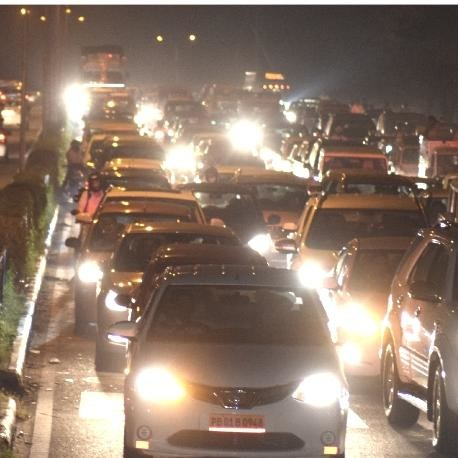
#> input picture Realtime_Traffic_System-master/night_traffic.jpeg, 458 x 458 px
$ python background_extraction4.py
#> lines starting #> are read from the running program, lines starting #| are printed output that depends on the picture; after the words box and inside, x2 and y2 are one past the last pixel; in counts of white or black regions, pixels touching at a corner belong together
import cv2
import numpy as np
import matplotlib.pyplot as plt
img=cv2.imread("night_traffic.jpeg")
#> img is the input picture: shape (458, 458, 3); mean B, G, R 106.9, 121.5, 142
img2=img
frame=cv2.cvtColor(img,cv2.COLOR_BGR2GRAY)
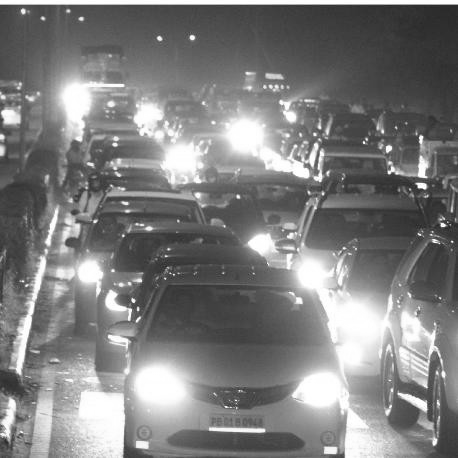
#> frame: shape (458, 458); min 34, max 255, mean 126
kernel = np.ones((3,3),np.uint8)
opening = cv2.morphologyEx(frame, cv2.MORPH_OPEN, kernel)
frame=cv2.GaussianBlur(opening,(5,5),0)
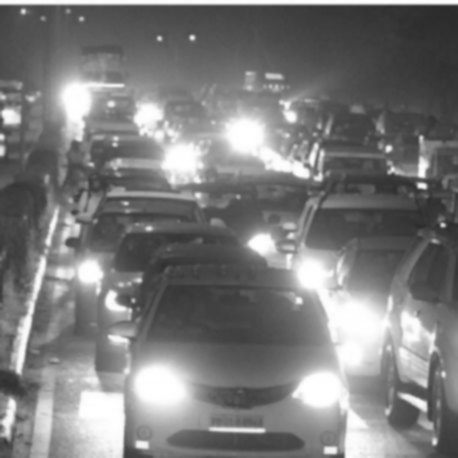
#> frame: shape (458, 458); min 43, max 255, mean 123.7
_,frame=cv2.threshold(frame,140,255,cv2.THRESH_BINARY)
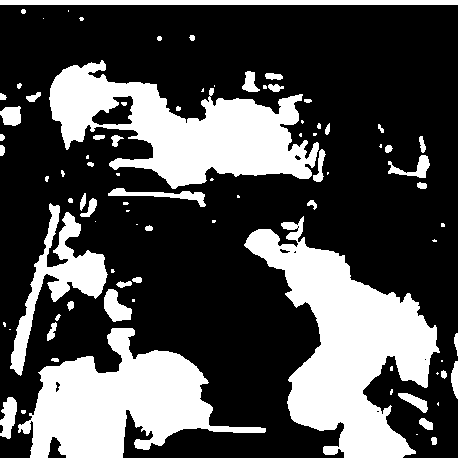
#> frame: shape (458, 458); 30.7% white; 86 white regions (35 under 20 px), largest, box (x1, y1, x2, y2) and area: (244, 216, 440, 458) 20592, (49, 60, 319, 189) 16488, (18, 328, 266, 458) 15315
cv2.imshow("i",frame)
cv2.imshow("i2",img2)
cv2.waitKey(0)
cv2.destroyAllWindows()

$ run again, with Realtime_Traffic_System-master/traffic2.jpeg copied over Realtime_Traffic_System-master/night_traffic.jpeg
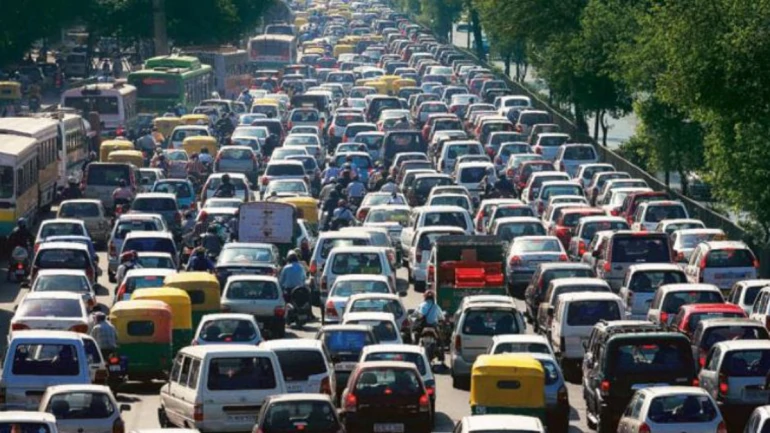
#> input picture Realtime_Traffic_System-master/traffic2.jpeg, 770 x 433 px
#> img is the input picture: shape (433, 770, 3); mean B, G, R 92, 92.1, 84.9
#> `opening = cv2.morphologyEx(frame, cv2.MORPH_OPEN, kernel)`:
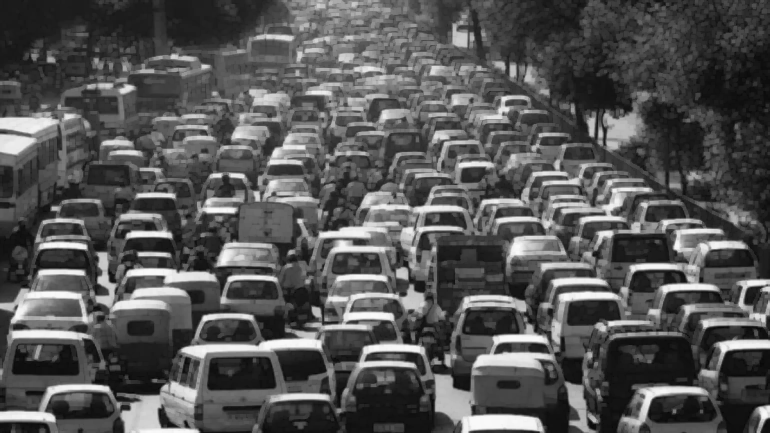
#> opening: shape (433, 770); min 6, max 250, mean 85
#> `_,frame=cv2.threshold(frame,140,255,cv2.THRESH_BINARY)`:
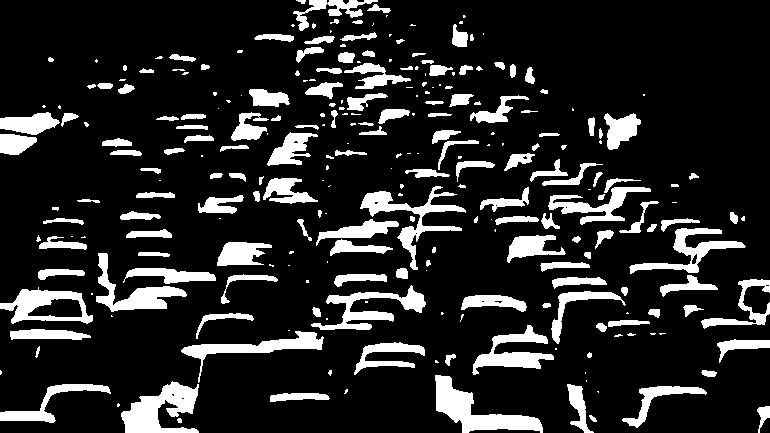
#> frame: shape (433, 770); 15.5% white; 266 white regions (101 under 20 px), largest, box (x1, y1, x2, y2) and area: (435, 375, 543, 433) 2356, (121, 381, 199, 433) 2249, (360, 186, 466, 270) 1881

$ run again, with Realtime_Traffic_System-master/traffic.jpg copied over Realtime_Traffic_System-master/night_traffic.jpeg
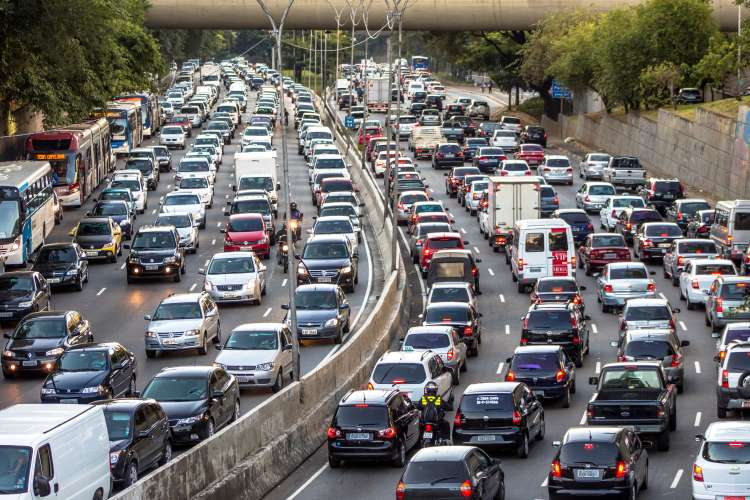
#> input picture Realtime_Traffic_System-master/traffic.jpg, 750 x 500 px
#> img is the input picture: shape (500, 750, 3); mean B, G, R 106.6, 108.1, 110.6
#> `opening = cv2.morphologyEx(frame, cv2.MORPH_OPEN, kernel)`:
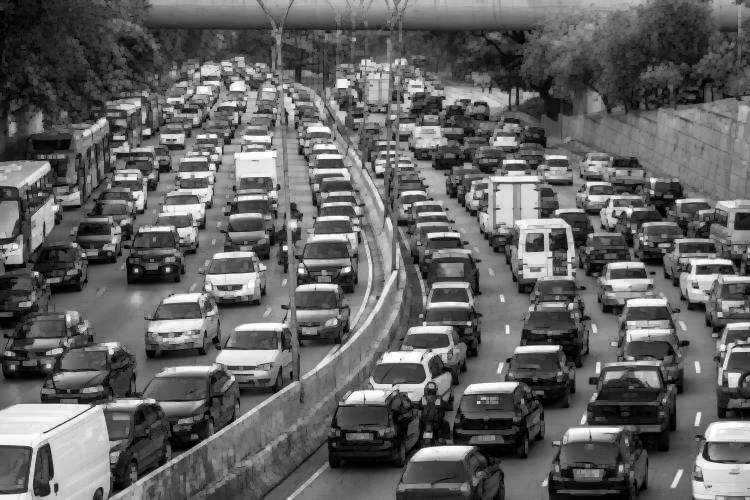
#> opening: shape (500, 750); min 0, max 254, mean 99.3
#> `_,frame=cv2.threshold(frame,140,255,cv2.THRESH_BINARY)`:
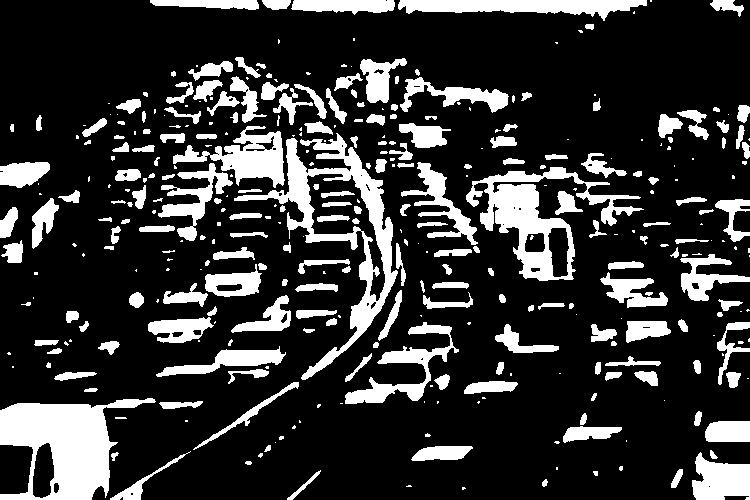
#> frame: shape (500, 750); 20.5% white; 360 white regions (148 under 20 px), largest, box (x1, y1, x2, y2) and area: (0, 398, 156, 500) 8115, (234, 133, 398, 380) 7254, (466, 167, 644, 281) 5963
